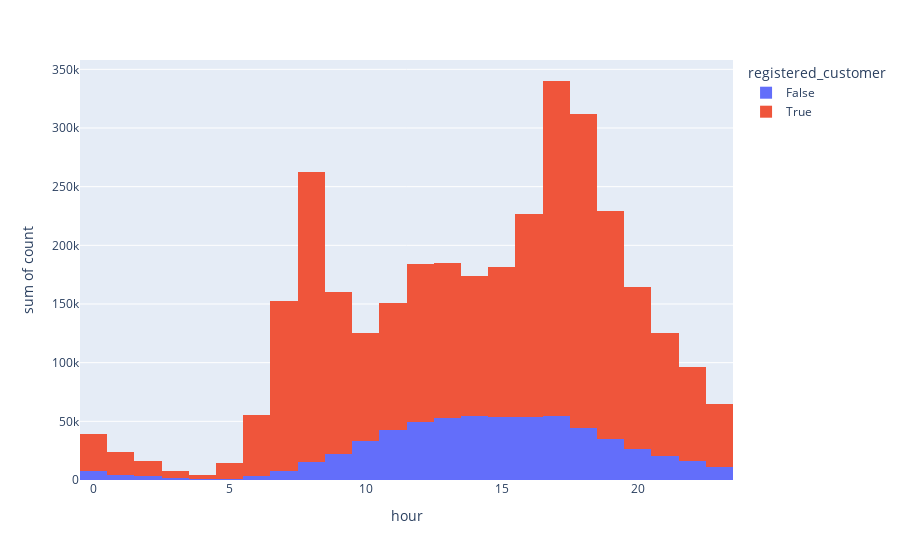

This figure's notebook cell:
### Code cell
fig = px.histogram(df_by_hour, x="hour", y="count", color="registered_customer",nbins=24)
fig.show()

### Figure 1 — Plotly figure (JSON) as saved in the notebook; plotly's stock layout.template omitted (floating-point values rounded to 4 significant figures)
{"data": [{"alignmentgroup": "True", "bingroup": "x", "histfunc": "sum", "hovertemplate": "registered_customer=False<br>hour=%{x}<br>sum of count=%{y}<extra></extra>", "legendgroup": "False", "marker": {"color": "#636efa", "pattern": {"shape": ""}}, "name": "False", "nbinsx": 24, "offsetgroup": "False", "orientation": "v", "showlegend": true, "type": "histogram", "x": [0, 1, 2, 3, 4, 5, 6, 7, 8, 9, 10, 11, 12, 13, 14, 15, 16, 17, 18, 19, 20, 21, 22, 23], "xaxis": "x", "y": [7412, 4648, 3307, 1783, 866, 1035, 3077, 8023, 15475, 22401, 32886, 42659, 49457, 53111, 54428, 53791, 53303, 54424, 44724, 35323, 26560, 20654, 16324, 11176], "yaxis": "y"}, {"alignmentgroup": "True", "bingroup": "x", "histfunc": "sum", "hovertemplate": "registered_customer=True<br>hour=%{x}<br>sum of count=%{y}<extra></extra>", "legendgroup": "True", "marker": {"color": "#EF553B", "pattern": {"shape": ""}}, "name": "True", "nbinsx": 24, "offsetgroup": "True", "orientation": "v", "showlegend": true, "type": "histogram", "x": [0, 1, 2, 3, 4, 5, 6, 7, 8, 9, 10, 11, 12, 13, 14, 15, 16, 17, 18, 19, 20, 21, 22, 23], "xaxis": "x", "y": [32029, 19508, 12722, 6249, 3743, 13234, 52628, 144219, 246876, 137581, 92727, 107857, 134498, 131772, 119758, 127662, 173025, 285634, 266801, 193636, 138218, 104910, 80296, 53591], "yaxis": "y"}], "layout": {"autosize": true, "barmode": "relative", "legend": {"title": {"text": "registered_customer"}, "tracegroupgap": 0}, "margin": {"t": 60}, "xaxis": {"anchor": "y", "autorange": true, "domain": [0, 1], "range": [-0.5, 23.5], "title": {"text": "hour"}, "type": "linear"}, "yaxis": {"anchor": "x", "autorange": true, "domain": [0, 1], "range": [0, 358000.0], "title": {"text": "sum of count"}, "type": "linear"}}}
